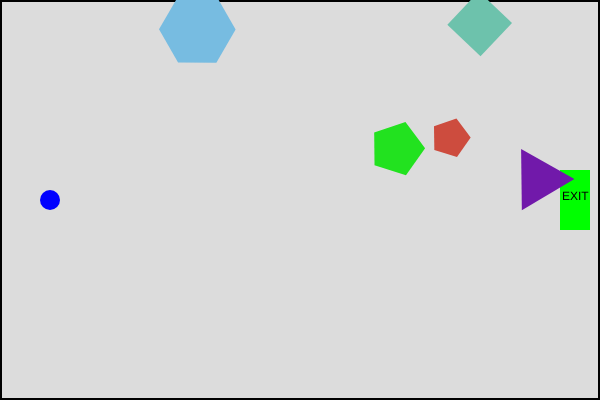
Frame 1 (no input)
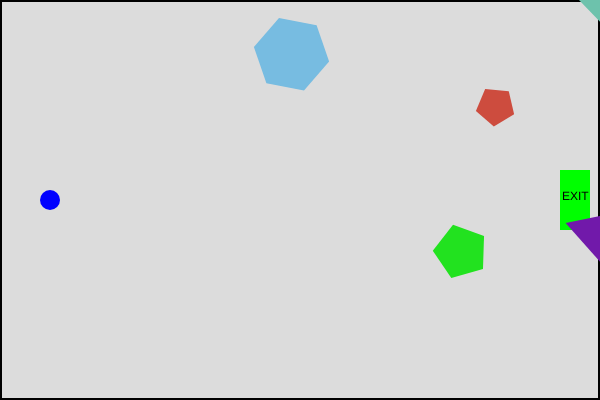
Frame 60 (no input)
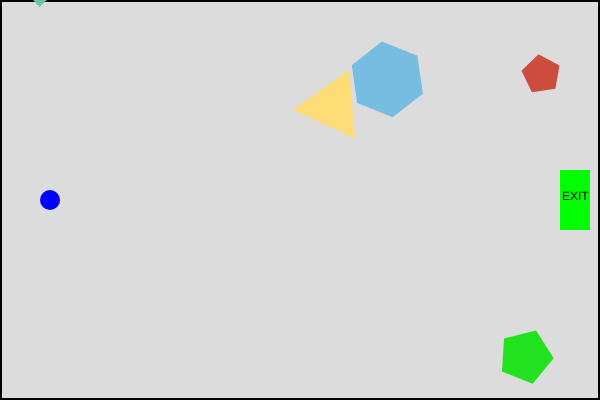
Frame 120 (the mouse pressed at the canvas centre since frame 60)

The p5.js sketch that drew these frames (run headless with seeded random() and noise() and a simulated clock; from frame 60 on, the mouse is pressed at the canvas centre):

// p5.js sketch
// ── sketch.js
let player;
let obstacles = [];
let exitZone;
let win = false;

function setup() {
  createCanvas(600, 400);
  createPlayer();
  createObstacles();
  createExitZone();
}

function draw() {
  background(220);
  drawBorders();
  drawExitZone();
  
  movePlayer();
  drawPlayer();
  
  moveObstacles();
  drawObstacles();
  
  checkWinCondition();
  displayWinMessage();
}

function createPlayer() {
  player = createVector(50, height / 2);
}

function movePlayer() {
  let speed = 2;
  if (keyIsDown(LEFT_ARROW)) player.x -= speed;
  if (keyIsDown(RIGHT_ARROW)) player.x += speed;
  if (keyIsDown(UP_ARROW)) player.y -= speed;
  if (keyIsDown(DOWN_ARROW)) player.y += speed;
  
  // constrain to screen
  player.x = constrain(player.x, 0, width);
  player.y = constrain(player.y, 0, height);
}

function drawPlayer() {
  fill(0, 0, 255);
  ellipse(player.x, player.y, 20, 20);
}

function mousePressed() {
  // Add a new moving obstacle at mouse position
  // Create a shape with random vertices
  let vertices = [];
  let sides = floor(random(3, 7)); // Between 3 and 6 sides
  let radius = random(15, 40);
  
  for (let j = 0; j < sides; j++) {
    let angle = map(j, 0, sides, 0, TWO_PI);
    let vx = cos(angle) * radius;
    let vy = sin(angle) * radius;
    vertices.push({x: vx, y: vy});
  }
  
  // Add the new obstacle to the array
  obstacles.push({
    pos: createVector(mouseX, mouseY),
    vertices: vertices,
    color: color(random(255), random(255), random(255)),
    velocity: p5.Vector.random2D().mult(random(0.5, 3)),
    rotation: 0,
    rotationSpeed: random(-0.03, 0.03)
  });
}

function createObstacles() {
  // Create at least 5 obstacles with different sizes and colors
  for (let i = 0; i < 5; i++) {
    // Array of vertices to create custom shapes
    let vertices = [];
    let sides = floor(random(3, 7)); // Between 3 and 6 sides
    let radius = random(15, 40);
    
    for (let j = 0; j < sides; j++) {
      let angle = map(j, 0, sides, 0, TWO_PI);
      let x = cos(angle) * radius;
      let y = sin(angle) * radius;
      vertices.push({x: x, y: y});
    }
    
    obstacles.push({
      pos: createVector(random(width), random(height)),
      vertices: vertices,
      color: color(random(255), random(255), random(255)),
      velocity: p5.Vector.random2D().mult(random(0.5, 3)),
      rotation: 0,
      rotationSpeed: random(-0.03, 0.03)
    });
  }
}

function moveObstacles() {
  for (let obs of obstacles) {
    obs.pos.add(obs.velocity);
    obs.rotation += obs.rotationSpeed;
    
    // Wrap around screen (come back on other side)
    if (obs.pos.x > width + 50) obs.pos.x = -50;
    else if (obs.pos.x < -50) obs.pos.x = width + 50;
    
    if (obs.pos.y > height + 50) obs.pos.y = -50;
    else if (obs.pos.y < -50) obs.pos.y = height + 50;
  }
}

function drawObstacles() {
  for (let obs of obstacles) {
    push();
    translate(obs.pos.x, obs.pos.y);
    rotate(obs.rotation);
    
    fill(obs.color);
    beginShape();
    for (let v of obs.vertices) {
      vertex(v.x, v.y);
    }
    endShape(CLOSE);
    pop();
  }
}

function drawBorders() {
  stroke(0);
  strokeWeight(4);
  noFill();
  rect(0, 0, width, height);
}

function createExitZone() {
  exitZone = {
    x: width - 40,
    y: height / 2 - 30,
    w: 30,
    h: 60
  };
}

function drawExitZone() {
  fill(0, 255, 0);
  noStroke();
  rect(exitZone.x, exitZone.y, exitZone.w, exitZone.h);
  
  // Add a label
  fill(0);
  textSize(12);
  text("EXIT", exitZone.x + 2, exitZone.y + 30);
}

function checkWinCondition() {
  if (!win && 
      player.x > exitZone.x &&
      player.y > exitZone.y &&
      player.y < exitZone.y + exitZone.h) {
    win = true;
  }
}

function displayWinMessage() {
  if (win) {
    textSize(32);
    fill(0);
    text("You Win!", width / 2 - 70, height / 2);
    noLoop(); // stop the game
  }
}
